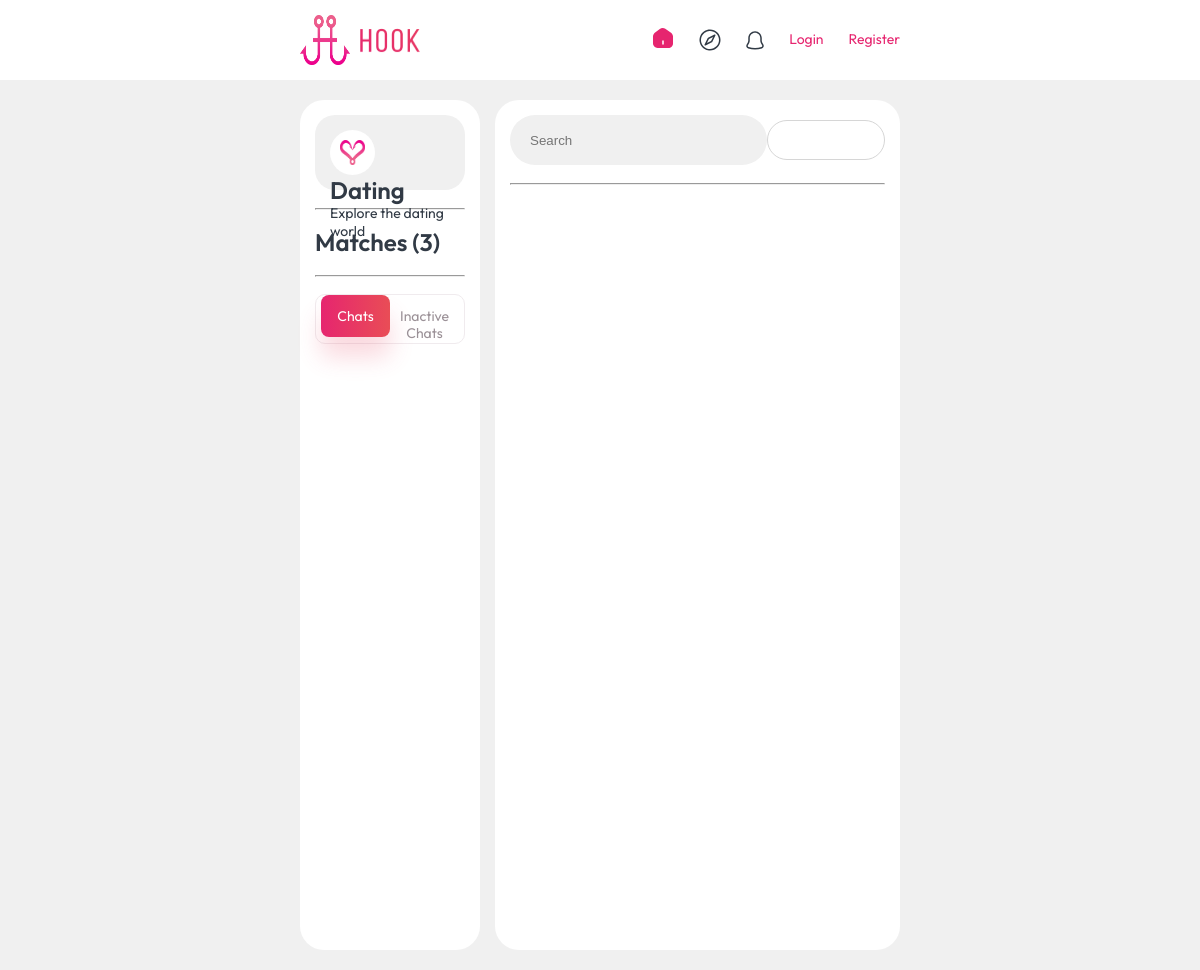
Page /profile_grid/ on the earlier database version.
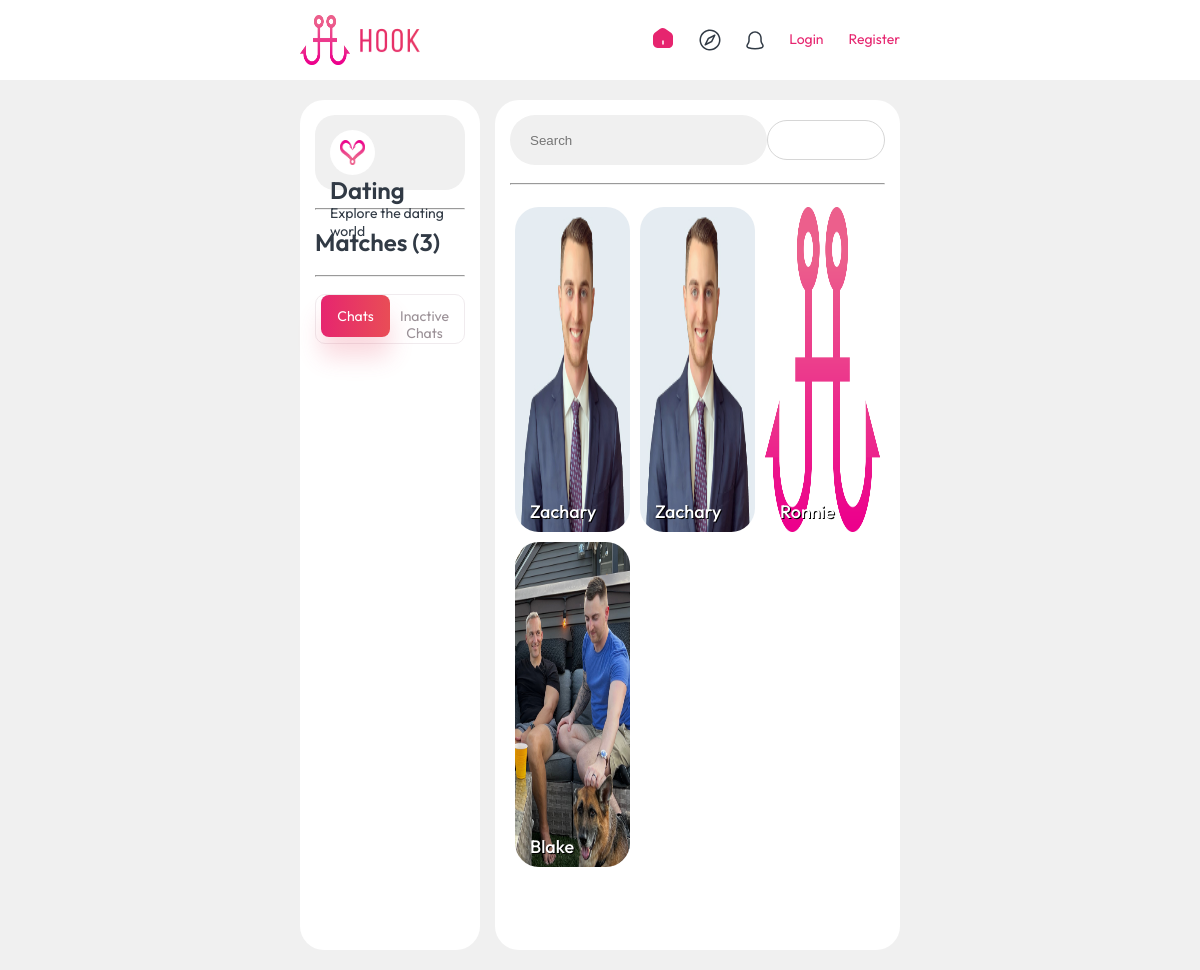
Same page on the later database version.
### users/models.py (models this page shows, shortened)
class UserProfile(AbstractBaseUser):
    email = models.EmailField(
        verbose_name='email address',
        max_length=255,
        unique=True,
    )
    first_name = models.CharField(max_length=30)
    last_name = models.CharField(max_length=30)
    date_of_birth = models.DateField()
    ethnicity = models.ForeignKey('Ethnicity', on_delete=models.SET_NULL, null=True)
    gender_identity = models.ForeignKey('GenderIdentity', on_delete=models.SET_NULL, null=True)
    sexual_orientation = models.ForeignKey('SexualOrientation', on_delete=models.SET_NULL, null=True)
    profile_photo = models.ImageField(default='default.png', upload_to='profile_photos', null=True)
    is_active = models.BooleanField(default=True)
    is_admin = models.BooleanField(default=False)
    objects = MyUserManager()
    USERNAME_FIELD = 'email'
    REQUIRED_FIELDS = ['first_name', 'last_name', 'date_of_birth']

### profile_grid/views.py (the view)
# urls.py: path('profile_grid/', include('profile_grid.urls')),
def profile_grid(request):
    user_list = UserProfile.objects.all()
    context = {
        'user_list': user_list
    }
    return render(request, 'profile_grid/grid.html', context=context)

### profile_grid/templates/profile_grid/grid.html (shortened to what this page needs)
{% extends 'base.html' %}
{% load static %}
{% block content %}
<div id="message_container">
  <div id="mode_container">
    <div id="mode_icon_container">
      <img
        src="{% static 'images/heart_icon.png' %}"
        alt="Heart Icon"
        id="heart_icon"
      />
    </div>
    <h1>Dating</h1>
    <p>Explore the dating world</p>
  </div>
  <br />
  <hr />
  <br />
  <div id="matches_container">
    <h1>Matches (3)</h1>
  </div>
  <br />
  <hr />
  <br />
  <div id="chat_container">
    <div id="chat_buttons">
      <p id="chat" class="chat_buttons">Chats</p>
      <p id="inactive_chat" class="chat_buttons">Inactive Chats</p>
    </div>
  </div>
</div>
<div id="profile_container">
  <div id="profile_container_header">
    <div id="search_bar">
      <input type="text" placeholder="Search" id="search_input" />
    </div>
    <div id="grid_layout">
    </div>
  </div>
  <br />
  <hr />
  <br />
  <div id="profile_grid">
    {% for user in user_list %}
    <div class="profile_card">
        <img src="../media/{{ user.profile_photo }}" class="profile_card_photo"/>
        <p class="first_name">{{ user.first_name }}</p>
    </div>
    {% endfor %}
  </div>
</div>
{% endblock %}

### templates/base.html (shortened to what this page needs)
<!DOCTYPE html>
<html>
  <head>
    {% load static %}
    <link
      rel="stylesheet"
      type="text/css"
      href="{% static 'css/styles.css'%}"
    />
    <link
      rel="stylesheet"
      type="text/css"
      href="{% static 'css/profile_grid.css'%}"
    />
  </head>
  <body>
    <header>
      <div id="header_container">
        <div id="site_logo_container">
          <img
            src="{% static '/images/icon.png'%}"
            alt="Hook App Logo"
            id="hook_logo"
          />
          <img src="{% static '/images/hook.png'%}" alt="Hook" id="hook_text" />
        </div>
        <nav>
          <a href="{% url 'home' %}" class="nav-link"
            ></a>
          {% if user.is_authenticated %}
          <img
            src="../media/{{ user.profile_photo }}"
            alt="User Profile Photo"
            id="user_profile_photo"
            class="nav-link"
          />
          <div class="nav-link">{{ user.first_name }}</div>
          <div class="dropdown">
            <button class="dropbtn">&#8964;</button>
            <div class="dropdown-content">
              <a href="{% url 'logout' %}" class="nav-link">Logout</a>
            </div>
          </div>
          {% else %}
          <a href="{% url 'login' %}" class="nav-link">Login</a>
          <a href="{% url 'users:register' %}" class="nav-link">Register</a>
          {% endif %}
        </nav>
      </div>
    </header>
    <main>{% block content %} {% endblock %}</main>
  </body>
</html>

### static/css/styles.css (style rules this page uses)
*, *::after, *::before { margin: 0; padding: 0; box-sizing: inherit; }
html { font-size: 62.5%; }
body { background-color: #F0F0F0; font-family: Outfit; font-weight: 400; font-size: 1.4rem; line-height: 1.75rem; color: #313A45; box-sizing: border-box; }
header { background-color: #FFFFFF; height: 8rem; }
nav { display: flex; align-items: center; overflow: hidden; }
main { margin: 2rem 30rem; display: flex; flex-direction: row; justify-content: space-between; }
h1 { line-height: 3rem; font-size: 2.4rem; font-weight: 600; }
a { color: #E6256F; text-decoration: none; }
#header_container { height: 8rem; margin: 0 30rem; display: flex; flex-direction: row; align-items: center; justify-content: space-between; }
#site_logo_container { display: flex; flex-direction: row; align-items: center; }
#hook_logo { height: 5rem; width: 5rem; }
#hook_text { height: 2.5rem; width: 6rem; margin-left: 1rem; }
.nav-link { margin-left: 2.5rem; }

### static/css/profile_grid.css (style rules this page uses)
hr { color: #F2F2F2; }
#message_container { background-color: #FFFFFF; padding: 1.5rem; height: 85rem; width: 30%; border-radius: 2.4rem; }
#profile_container { background-color: #FFFFFF; height: 85rem; width: 67.5%; border-radius: 2.4rem; }
#mode_container { background-color: #F0F0F0; height: 7.5rem; padding: 1.5rem; border-radius: 20px; }
#mode_icon_container { background-color: #FFFFFF; border-radius: 30px; height: 4.5rem; width: 4.5rem; float: left; margin-right: 2rem; }
#heart_icon { height: 2.5rem; width: 2.5rem; margin: 1rem; }
#chat_container { border: 0.1rem solid #F0EBEE; border-radius: 1rem; height: 5rem; display: flex; align-items: center; }
#chat_buttons { flex: 1; display: flex; flex-direction: row; padding: .5rem; }
.chat_buttons { flex: 1; text-align: center; padding-top: 1.25rem; }
#chat { height: 4.2rem; background: linear-gradient(90.39deg, #E6256F 0.14%, #E94D56 99.66%); box-shadow: 0rem 2rem 2.5rem rgba(232, 65, 93, 0.2); border-radius: 0.8rem; color: #FFFFFF; }
#inactive_chat { color: #9B9197 }
#profile_container { padding: 1.5rem; }
#profile_container_header { display: flex; flex-direction: row; justify-content: space-between; align-items: center; }
#search_bar { display: flex; flex-direction: row; align-items: center; height: 5rem; width: 35rem; background: #F0F0F0; border-radius: 34px; }
#search_input { background-color: transparent; border: none; height: 2.5rem; width: 25rem; padding-left: 2rem; }
#grid_layout { height: 4rem; width: 16rem; background: #FFFFFF; border: 1px solid #D6D6D6; border-radius: 34px; }
#profile_grid { display: grid; grid-template-columns: 1fr 1fr 1fr; }
.profile_card { height: 32.5rem; margin: .5rem; }
.profile_card_photo { height: 100%; width: 100%; border-radius: 2.4rem; }
.first_name { line-height: 2rem; font-size: 1.8rem; font-weight: 500; text-shadow: .1rem .1rem #000000; color: #FFFFFF; position: relative; bottom: 3.5rem; left: 1.5rem }

Differences in the rows shown:
added UserProfile: profile_photo (picture), first_name "Zachary"
added UserProfile: profile_photo (picture), first_name "Zachary"
added UserProfile: profile_photo (placeholder picture), first_name "Ronnie"
added UserProfile: profile_photo (picture), first_name "Blake"
